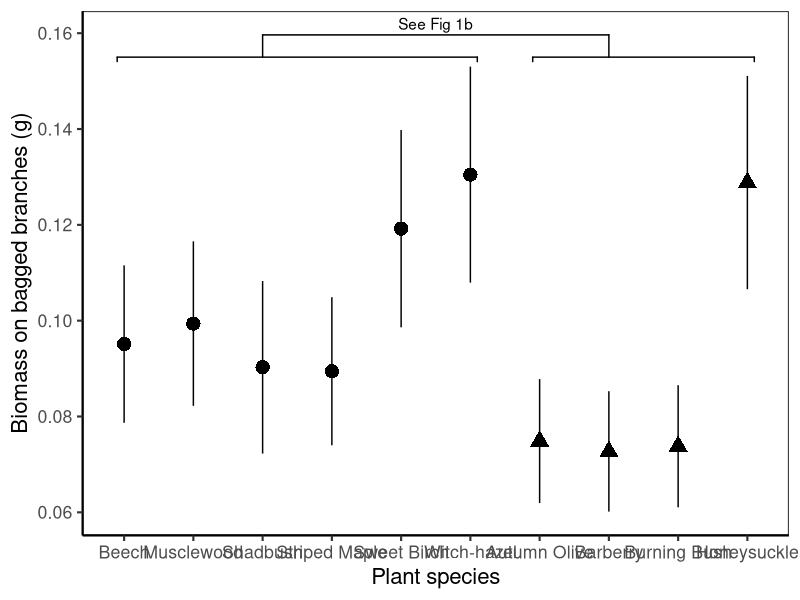
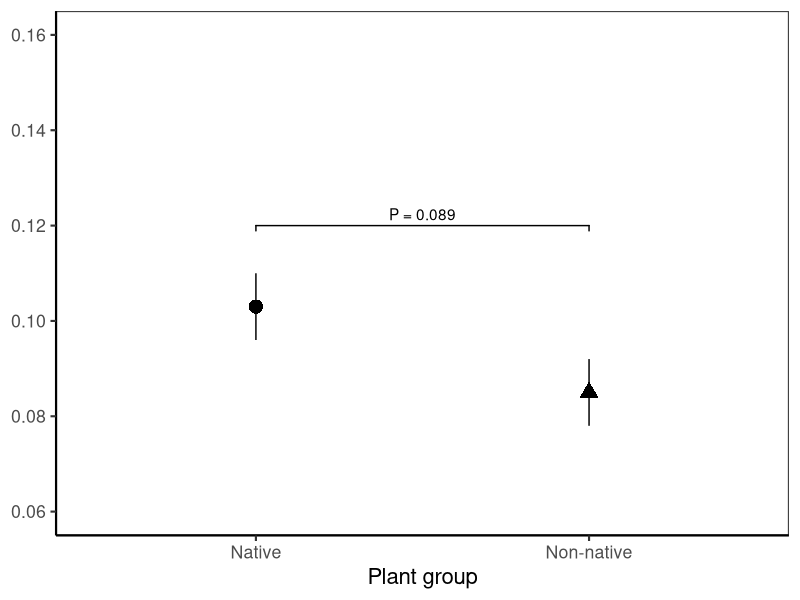
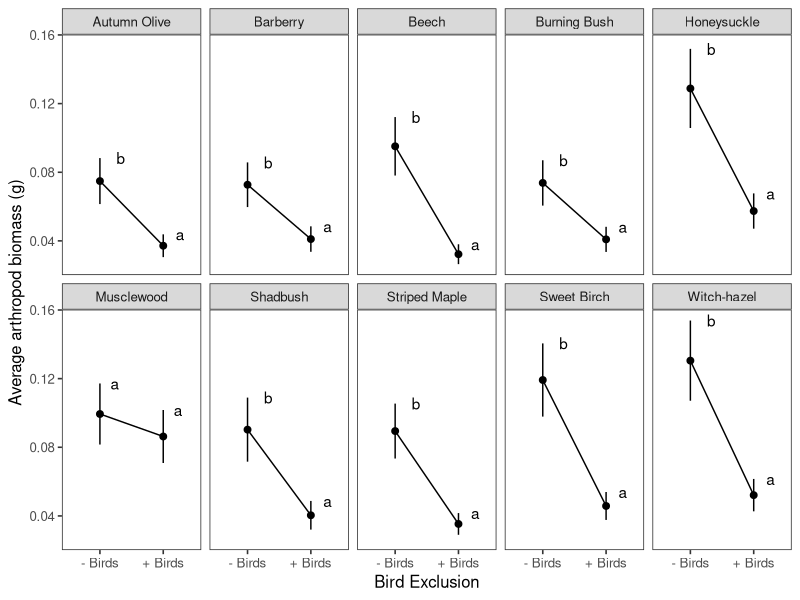
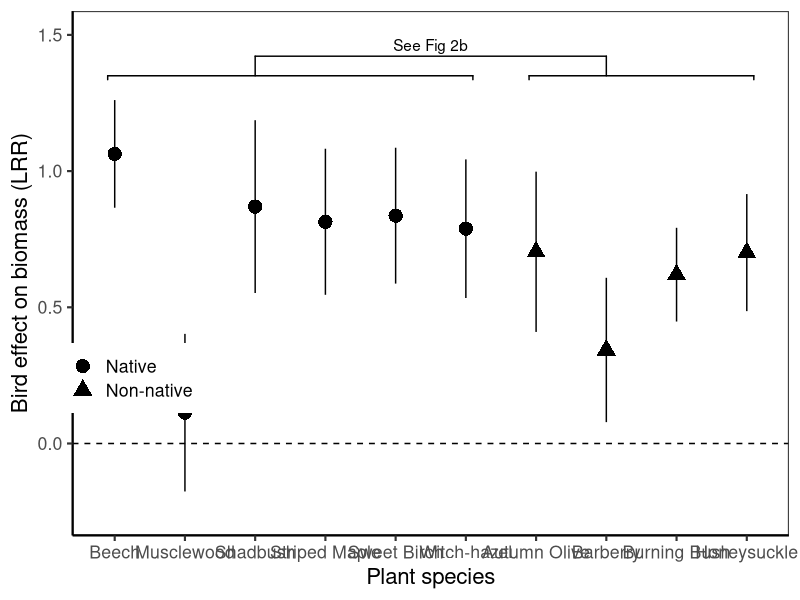
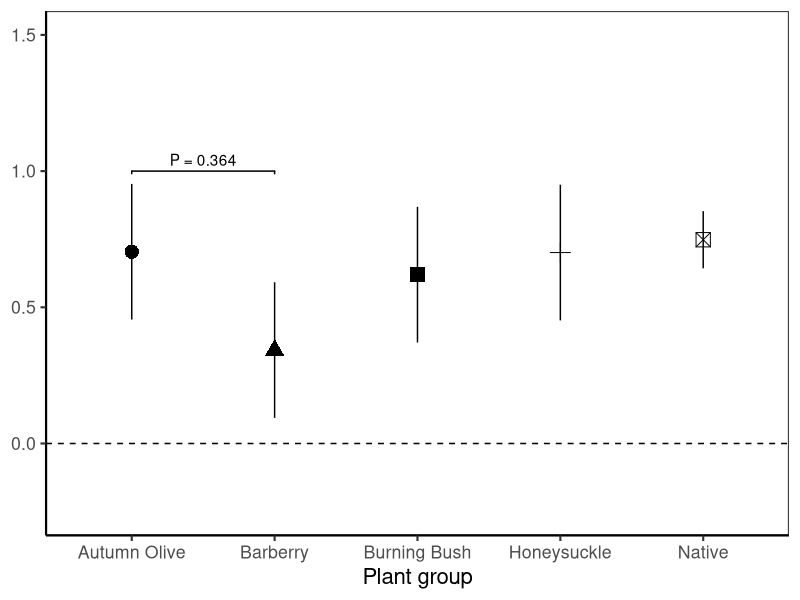
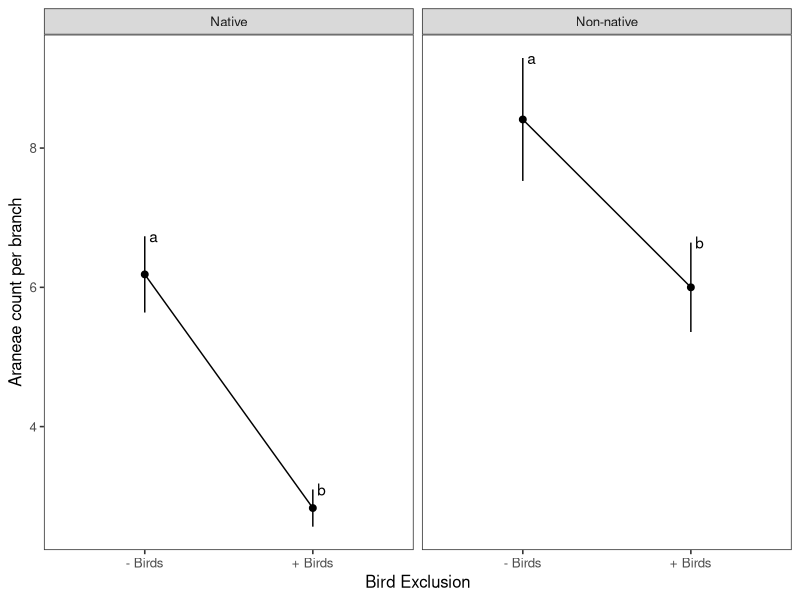
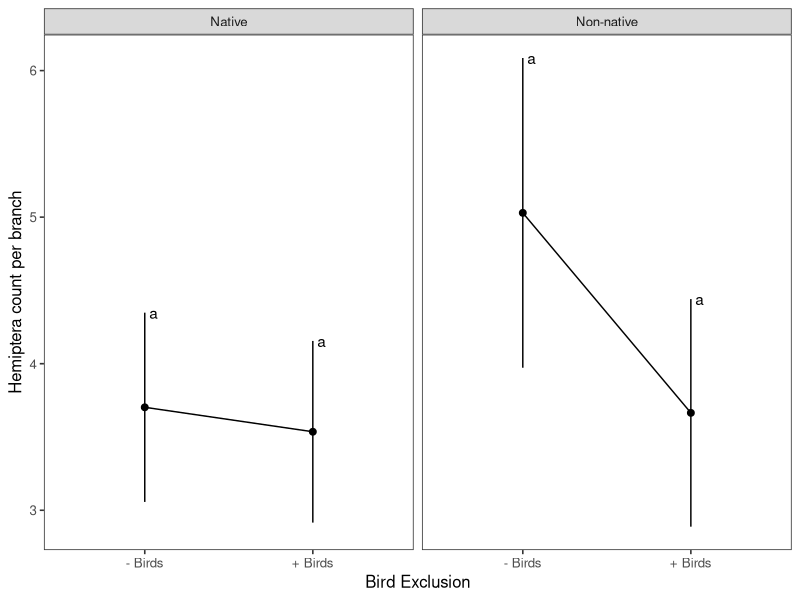
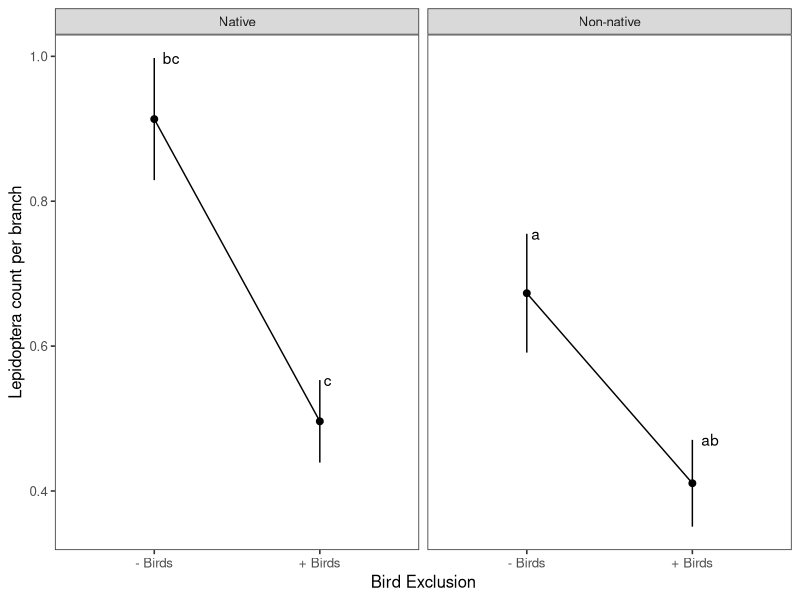

The R script that drew these images, in order:
# Import data and models for table & figure generation only

# Libraries ####
library("tidyverse")
library("readr")
library("lme4")
library("car")
library("multcomp")
library("ggplot2")
library("emmeans")
library("ggpubr")
library("plotrix") # for std.error function
library("ggsignif")

# Plant arrangment rule ######
# Arrange in order of native vs exotic
biomass_order <- c("Beech","Musclewood","Shadbush","Striped Maple", "Sweet Birch", "Witch-hazel", "Autumn Olive", "Barberry", "Burning Bush", "Honeysuckle")



# Fig 1a: Bagged biomass ####
biomass_summary <- read.csv("./Data/Models/model1.csv")

biomass_summary <- arrange(transform(biomass_summary, tree=factor(tree,levels=biomass_order)), tree) 

biomass_summary

biomass_plot <- ggplot(data=biomass_summary, aes(x = tree, y = response, shape=exo)) +
  theme_bw(base_size=16) +
  geom_point(size=4.5) +
  geom_errorbar(aes(ymin=response-(SE), ymax=response+(SE), width=0)) +
  ylab("Biomass on bagged branches (g)") +
  xlab("Plant species") +
  guides(shape=guide_legend(title="", title.position = "left")) +
  theme(panel.grid.major = element_blank(), panel.grid.minor = element_blank(),
        panel.background = element_blank(), axis.line = element_line(colour = "black")) +
  theme(legend.position="none") +
  geom_signif(comparisons = list(c("Shadbush", "Barberry")), 
              y_position = 0.155,
              tip_length = 0.05,
              annotation = c("See Fig 1b")) +
  geom_signif(y_position = c(0.155), 
              xmin = c(0.9, 6.9), 
              xmax = c(6.1, 10.1),
    annotation = c(" ", " "), tip_length = 0.01)
biomass_plot 

# Fig 1b: Biomass posthoc ####

mod1_posthoc <- read.csv("./Data/Models/model1_posthoc.csv")


# import p-value #
nugget_1 <- "P = 0.089" 

# this needs to use the same mean and SEM as the other figure, it currently does NOT

biomass_posthoc_plot <- ggplot(data=mod1_posthoc, aes(x = Exo, y = response,shape=Exo)) +
  theme_bw(base_size=16) +
  geom_point(size=4.5) +
  geom_errorbar(aes(ymin=response -(SE), ymax=response +(SE), width=0)) +
  ylab("Arthropod biomass on bagged branches") +
  xlab("Plant group") +
  guides(shape=guide_legend(title="", title.position = "left")) +
  theme(panel.grid.major = element_blank(), panel.grid.minor = element_blank(),
        panel.background = element_blank(), axis.line = element_line(colour = "black")) +
  geom_hline(yintercept=0.0,linetype=2) +
  ylim(0.06,0.16) +
  theme(axis.title.y = element_blank()) +
  theme(legend.position='none') +
  geom_signif(y_position = c(0.12), 
              xmin = c(1), 
              xmax = c(2),
              annotation = c(nugget_1), tip_length = 0.01)
biomass_posthoc_plot

# merge 1a and 1b
Fig_1ab <- ggarrange(biomass_plot, biomass_posthoc_plot, labels = c("1A", "1B"), nrow = 1,
                     common.legend = FALSE, widths = c(1.75, 0.5))

ggsave(filename = "./Figures/Fig_1ab.svg", plot = Fig_1ab , device = "svg",
       width = 15, height = 5, units = "in")













# Fig 2 ver 1: Bag effect ######
# Import model estimates and table
mod2_lsm <- read.csv("./Data/Models/model2.csv")

Fig_1b <- ggplot(data=mod2_lsm, aes(x = treatment, y = response)) +
  theme_bw(base_size=12) +
  geom_point(size=2) +
  geom_line(aes(group = tree)) +
  geom_errorbar(aes(ymin=response-(SE), ymax=response+(SE), width=0)) +
  ylab("Average arthropod biomass (g)") +
  xlab("Bird Exclusion") +
  scale_x_discrete(labels=c("bag" = "- Birds", "control" = "+ Birds")) +
  geom_text(aes(x = treatment, y = (response+SE), label = .group, hjust=-.5)) +
  theme(panel.grid.major = element_blank(), panel.grid.minor = element_blank()) +
  facet_wrap( ~ tree, nrow=2) 
Fig_1b

# export Fig 2 ver 1 #








# Fig 2a ver 2: Bag lRR #####
mod2a_lsm <- read.csv("./Data/Models/model2a.csv")

mod2a_lsm <- arrange(transform(mod2a_lsm, tree=factor(tree,levels=biomass_order)), tree) 

mod2a_lsm

lrr_plot <- ggplot(data=mod2a_lsm, aes(x = tree, y = LRR_mean, shape=exo)) +
  theme_bw(base_size=16) +
  geom_point(size=4.5) +
  geom_errorbar(aes(ymin=LRR_mean-(LRR_sem), ymax=LRR_mean+(LRR_sem), width=0)) +
  ylab("Bird effect on biomass (LRR)") +
  xlab("Plant species") +
  guides(shape=guide_legend(title="", title.position = "left")) +
  theme(panel.grid.major = element_blank(), panel.grid.minor = element_blank(),
        panel.background = element_blank(), axis.line = element_line(colour = "black")) +
  theme(legend.position = c(0.075,0.3)) +
  geom_signif(comparisons = list(c("Shadbush", "Barberry")), 
              y_position = 1.35,
              tip_length = 0.05,
              annotation = c("See Fig 2b")) +
  geom_signif(y_position = c(1.35), 
              xmin = c(0.9, 6.9), 
              xmax = c(6.1, 10.1),
              annotation = c(" ", " "), tip_length = 0.01) +
  geom_hline(yintercept=0.0,linetype=2)  +
  ylim(-0.25,1.5)
lrr_plot

# Fig 2b #####
model_2a_posthoc <- read.csv("./Data/Models/model2_posthoc.csv")

# import p-value #
nugget_1 <- "P = 0.364" 

# this needs to use the same mean and SEM as the other figure, it currently does NOT

lrr_posthoc <- ggplot(data=model_2a_posthoc, aes(x = Exo, y = emmean,shape=Exo)) +
  theme_bw(base_size=16) +
  geom_point(size=4.5) +
  geom_errorbar(aes(ymin=emmean -(SE), ymax=emmean +(SE), width=0)) +
  ylab("Bird effect on biomass (LRR)") +
  xlab("Plant group") +
  guides(shape=guide_legend(title="", title.position = "left")) +
  theme(panel.grid.major = element_blank(), panel.grid.minor = element_blank(),
        panel.background = element_blank(), axis.line = element_line(colour = "black")) +
  geom_hline(yintercept=0.0,linetype=2) +
  ylim(-0.25,1.5) +
  theme(axis.title.y = element_blank()) +
  theme(legend.position='none') +
  geom_signif(y_position = c(1), 
              xmin = c(1), 
              xmax = c(2),
              annotation = c(nugget_1), tip_length = 0.01)
lrr_posthoc

# merge 2a and 2b
Fig_2ab <- ggarrange(lrr_plot, lrr_posthoc , labels = c("2A", "2B"), nrow = 1,
                     common.legend = FALSE, widths = c(1.75, 0.5))

ggsave(filename = "./Figures/Fig_2ab.svg", plot = Fig_2ab , device = "svg",
              width = 15, height = 5, units = "in")



# Fig 3abcd #####
# Insect abundances #
# Araneae plot
spider_lsm <- read.csv("./Data/Models/spider_model.csv")

# ! manually set tukey letters ####
spider_lsm$.group <- c("b","a","b","a")

Fig_3a <- ggplot(data=spider_lsm, aes(x = treatment, y = response)) +
  theme_bw(base_size=12) +
  geom_point(size=2) +
  geom_line(aes(group = exo)) +
  geom_errorbar(aes(ymin=response-(SE), ymax=response+(SE), width=0)) +
  ylab("Araneae count per branch") +
  xlab("Bird Exclusion") +
  scale_x_discrete(labels=c("bag" = "- Birds", "control" = "+ Birds")) +
  geom_text(aes(x = treatment, y = (response+SE), label = .group, hjust=-.5)) +
  theme(panel.grid.major = element_blank(), panel.grid.minor = element_blank()) +
  facet_wrap( ~ exo, nrow=1) 
Fig_3a

# Hemiptera plot

hemiptera_lsm <- read.csv("./Data/Models/hemiptera_model.csv")

#manually set tukey letters
hemiptera_lsm$.group <- c("a","a","a","a")

Fig_3b <- ggplot(data=hemiptera_lsm, aes(x = treatment, y = response)) +
  theme_bw(base_size=12) +
  geom_point(size=2) +
  geom_line(aes(group = exo)) +
  geom_errorbar(aes(ymin=response-(SE), ymax=response+(SE), width=0)) +
  ylab("Hemiptera count per branch") +
  xlab("Bird Exclusion") +
  scale_x_discrete(labels=c("bag" = "- Birds", "control" = "+ Birds")) +
  geom_text(aes(x = treatment, y = (response+SE), label = .group, hjust=-.5)) +
  theme(panel.grid.major = element_blank(), panel.grid.minor = element_blank()) +
  facet_wrap( ~ exo, nrow=1) 
Fig_3b

# Lepidopetera plot
lepidoptera_lsm <- read.csv("./Data/Models/lepidoptera_model.csv")

lepidoptera_lsm

#manually set tukey letters
lepidoptera_lsm$.group <- c("c","bc","ab","a")

Fig_3c <- ggplot(data=lepidoptera_lsm, aes(x = treatment, y = response)) +
  theme_bw(base_size=12) +
  geom_point(size=2) +
  geom_line(aes(group = exo)) +
  geom_errorbar(aes(ymin=response-(SE), ymax=response+(SE), width=0)) +
  ylab("Lepidoptera count per branch") +
  xlab("Bird Exclusion") +
  scale_x_discrete(labels=c("bag" = "- Birds", "control" = "+ Birds")) +
  geom_text(aes(x = treatment, y = (response+SE), label = .group, hjust=-.5)) +
  theme(panel.grid.major = element_blank(), panel.grid.minor = element_blank()) +
  facet_wrap( ~ exo, nrow=1) 
Fig_3c

# Orthoptera plot
orthoptera_lsm <- read.csv("./Data/Models/orthoptera_model.csv")

orthoptera_lsm 

#manually set tukey letters
orthoptera_lsm$.group <- c("b","a","b","a")

Fig_3d <- ggplot(data=orthoptera_lsm, aes(x = treatment, y = response)) +
  theme_bw(base_size=12) +
  geom_point(size=2) +
  geom_line(aes(group = exo)) +
  geom_errorbar(aes(ymin=response-(SE), ymax=response+(SE), width=0)) +
  ylab("Orthoptera count per branch") +
  xlab("Bird Exclusion") +
  scale_x_discrete(labels=c("bag" = "- Birds", "control" = "+ Birds")) +
  geom_text(aes(x = treatment, y = (response+SE), label = .group, hjust=-.5)) +
  theme(panel.grid.major = element_blank(), panel.grid.minor = element_blank()) +
  facet_wrap( ~ exo, nrow=1) 
Fig_3d


# Fig 3 all #####
# arrange figure 2
Fig_3abcd <- ggarrange(Fig_3a, Fig_3b, Fig_3c, Fig_3d,
                       labels = c("A","B","C","D"), 
                       nrow = 2, ncol = 2)
Fig_3abcd 

# write figure 3 to folder
ggsave(filename = "./Figures/Fig3abcd.png", plot = Fig_3abcd, device = "png",
       width = 10, height = 8, units = "in")





# Fig 4 #####
# 4a: Herbivore N % ######
mod7_summary <- read.csv("./Data/Models/model7.csv")
mod7_summary  <- arrange(transform(mod7_summary , tree=factor(tree,levels=biomass_order)), tree) 

HN_plot <- ggplot(data=mod7_summary , aes(x = tree, y = mean_nitrogen, shape=exo)) +
  theme_bw(base_size=16) +
  geom_point(size=4.5) +
  geom_errorbar(aes(ymin=mean_nitrogen-(sem), ymax=mean_nitrogen+(sem), width=0)) +
  ylab("% N content of insect herbivores") +
  xlab("Plant species") +
  guides(shape=guide_legend(title="", title.position = "left")) +
  theme(panel.grid.major = element_blank(), panel.grid.minor = element_blank(),
        panel.background = element_blank(), axis.line = element_line(colour = "black")) +
  theme(legend.position="none") +
  geom_signif(comparisons = list(c("Shadbush", "Barberry")), 
              y_position = 11.5,
              tip_length = 0.235,
              annotation = c("See Fig. 4b")) +
  geom_signif(y_position = c(11.2), 
              xmin = c(0.9, 6.9), 
              xmax = c(6.1, 10),
              annotation = c(" ", " "), tip_length = 0.01)
HN_plot

# 4b: Herbivore posthoc ####
model_4b_posthoc <- read.csv("./Data/Models/mod7_posthoc.csv")

# import p-value #
nugget_2 <- "P = 0.001" 

# this needs to use the same mean and SEM as the other figure, it currently does NOT

model_4b_plot <- ggplot(data=model_4b_posthoc, aes(x = Exo, y = emmean,shape=Exo)) +
  theme_bw(base_size=16) +
  geom_point(size=4.5) +
  geom_errorbar(aes(ymin=emmean -(SE), ymax=emmean +(SE), width=0)) +
  ylab("") +
  xlab("Plant group") +
  guides(shape=guide_legend(title="", title.position = "left")) +
  theme(panel.grid.major = element_blank(), panel.grid.minor = element_blank(),
        panel.background = element_blank(), axis.line = element_line(colour = "black")) +
  geom_hline(yintercept=0.0,linetype=2) +
  ylim(9.5,11.5) +
  theme(axis.title.y = element_blank()) +
  theme(legend.position='none') +
  geom_signif(y_position = c(10.5), 
              xmin = c(1), 
              xmax = c(2),
              annotation = c(nugget_2), tip_length = 0.01)
model_4b_plot




# Merge 4a4b ####
# merge 2a and 2b
Fig_4ab <- ggarrange(HN_plot, model_4b_plot, labels = c("4A", "4B"), nrow = 1,
                     common.legend = FALSE, widths = c(1.75, 0.5))

ggsave(filename = "./Figures/Fig_4ab.svg", plot = Fig_4ab , device = "svg",
       width = 15, height = 5, units = "in")






# 4c: Spider N% ####

# 4d: Spider posthoc ####
